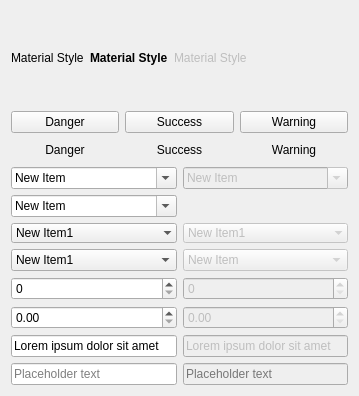
          <widget class="QWidget" name="page_4">
           <property name="geometry">
            <rect>
             <x>0</x>
             <y>0</y>
             <width>359</width>
             <height>396</height>
            </rect>
           </property>
           <attribute name="label">
            <string>Inputs</string>
           </attribute>
           <layout class="QGridLayout" name="gridLayout_21">
            <item row="0" column="1">
             <widget class="QLabel" name="label_3">
              <property name="font">
               <font>
                <bold>true</bold>
               </font>
              </property>
              <property name="text">
               <string>Material Style</string>
              </property>
             </widget>
            </item>
            <item row="0" column="3">
             <spacer name="horizontalSpacer_4">
              <property name="orientation">
               <enum>Qt::Horizontal</enum>
              </property>
              <property name="sizeHint" stdset="0">
               <size>
                <width>427</width>
                <height>20</height>
               </size>
              </property>
             </spacer>
            </item>
            <item row="0" column="2">
             <widget class="QLabel" name="label">
              <property name="enabled">
               <bool>false</bool>
              </property>
              <property name="text">
               <string>Material Style</string>
              </property>
             </widget>
            </item>
            <item row="2" column="0" colspan="4">
             <layout class="QGridLayout" name="gridLayout_4">
              <item row="3" column="2">
               <widget class="QComboBox" name="comboBox_4">
                <property name="enabled">
                 <bool>false</bool>
                </property>
                <item>
                 <property name="text">
                  <string>New Item</string>
                 </property>
                </item>
                <item>
                 <property name="text">
                  <string>New Item</string>
                 </property>
                </item>
                <item>
                 <property name="text">
                  <string>New Item</string>
                 </property>
                </item>
                <item>
                 <property name="text">
                  <string>New Item</string>
                 </property>
                </item>
                <item>
                 <property name="text">
                  <string>New Item</string>
                 </property>
                </item>
               </widget>
              </item>
              <item row="5" column="2">
               <widget class="QDoubleSpinBox" name="doubleSpinBox_2">
                <property name="enabled">
                 <bool>false</bool>
                </property>
               </widget>
              </item>
              <item row="0" column="2">
               <widget class="QComboBox" name="comboBox_3">
                <property name="enabled">
                 <bool>false</bool>
                </property>
                <property name="editable">
                 <bool>true</bool>
                </property>
                <item>
                 <property name="text">
                  <string>New Item</string>
                 </property>
                </item>
                <item>
                 <property name="text">
                  <string>New Item</string>
                 </property>
                </item>
                <item>
                 <property name="text">
                  <string>New Item</string>
                 </property>
                </item>
                <item>
                 <property name="text">
                  <string>New Item</string>
                 </property>
                </item>
                <item>
                 <property name="text">
                  <string>New Item</string>
                 </property>
                </item>
                <item>
                 <property name="text">
                  <string>New Item</string>
                 </property>
                </item>
               </widget>
              </item>
              <item row="4" column="0">
               <widget class="QSpinBox" name="spinBox"/>
              </item>
              <item row="6" column="2">
               <widget class="QLineEdit" name="lineEdit_2">
                <property name="enabled">
                 <bool>false</bool>
                </property>
                <property name="text">
                 <string>Lorem ipsum dolor sit amet</string>
                </property>
               </widget>
              </item>
              <item row="7" column="0">
               <widget class="QLineEdit" name="lineEdit_3">
                <property name="placeholderText">
                 <string>Placeholder text</string>
                </property>
               </widget>
              </item>
              <item row="2" column="2">
               <widget class="QComboBox" name="comboBox_6">
                <property name="enabled">
                 <bool>false</bool>
                </property>
                <property name="frame">
                 <bool>false</bool>
                </property>
                <item>
                 <property name="text">
                  <string>New Item1</string>
                 </property>
                </item>
                <item>
                 <property name="text">
                  <string>New Item2</string>
                 </property>
                </item>
                <item>
                 <property name="text">
                  <string>New Item3</string>
                 </property>
                </item>
                <item>
                 <property name="text">
                  <string>New Item4</string>
                 </property>
                </item>
                <item>
                 <property name="text">
                  <string>New Item5</string>
                 </property>
                </item>
                <item>
                 <property name="text">
                  <string>New Item6</string>
                 </property>
                </item>
                <item>
                 <property name="text">
                  <string>New Item7</string>
                 </property>
                </item>
               </widget>
              </item>
              <item row="0" column="0">
               <widget class="QComboBox" name="comboBox">
                <property name="editable">
                 <bool>true</bool>
                </property>
                <property name="currentText">
                 <string>New Item</string>
                </property>
                <item>
                 <property name="text">
                  <string>New Item</string>
                 </property>
                </item>
                <item>
                 <property name="text">
                  <string>New Item</string>
                 </property>
                </item>
                <item>
                 <property name="text">
                  <string>New Item</string>
                 </property>
                </item>
                <item>
                 <property name="text">
                  <string>New Item</string>
                 </property>
                </item>
                <item>
                 <property name="text">
                  <string>New Item</string>
                 </property>
                </item>
               </widget>
              </item>
              <item row="6" column="0">
               <widget class="QLineEdit" name="lineEdit">
                <property name="text">
                 <string>Lorem ipsum dolor sit amet</string>
                </property>
               </widget>
              </item>
              <item row="3" column="0">
               <widget class="QComboBox" name="comboBox_2">
                <item>
                 <property name="text">
                  <string>New Item1</string>
                 </property>
                </item>
                <item>
                 <property name="text">
                  <string>New Item2</string>
                 </property>
                </item>
                <item>
                 <property name="text">
                  <string>New Item3</string>
                 </property>
                </item>
                <item>
                 <property name="text">
                  <string>New Item4</string>
                 </property>
                </item>
                <item>
                 <property name="text">
                  <string>New Item5</string>
                 </property>
                </item>
                <item>
                 <property name="text">
                  <string>New Item6</string>
                 </property>
                </item>
                <item>
                 <property name="text">
                  <string>New Item7</string>
                 </property>
                </item>
               </widget>
              </item>
              <item row="2" column="0">
               <widget class="QComboBox" name="comboBox_5">
                <property name="frame">
                 <bool>false</bool>
                </property>
                <item>
                 <property name="text">
                  <string>New Item1</string>
                 </property>
                </item>
                <item>
                 <property name="text">
                  <string>New Item2</string>
                 </property>
                </item>
                <item>
                 <property name="text">
                  <string>New Item3</string>
                 </property>
                </item>
                <item>
                 <property name="text">
                  <string>New Item4</string>
                 </property>
                </item>
                <item>
                 <property name="text">
                  <string>New Item5</string>
                 </property>
                </item>
                <item>
                 <property name="text">
                  <string>New Item6</string>
                 </property>
                </item>
                <item>
                 <property name="text">
                  <string>New Item7</string>
                 </property>
                </item>
               </widget>
              </item>
              <item row="5" column="0">
               <widget class="QDoubleSpinBox" name="doubleSpinBox"/>
              </item>
              <item row="7" column="2">
               <widget class="QLineEdit" name="lineEdit_4">
                <property name="enabled">
                 <bool>false</bool>
                </property>
                <property name="placeholderText">
                 <string>Placeholder text</string>
                </property>
               </widget>
              </item>
              <item row="4" column="2">
               <widget class="QSpinBox" name="spinBox_2">
                <property name="enabled">
                 <bool>false</bool>
                </property>
               </widget>
              </item>
              <item row="1" column="0">
               <widget class="QComboBox" name="comboBox_7">
                <property name="editable">
                 <bool>true</bool>
                </property>
                <item>
                 <property name="text">
                  <string>New Item</string>
                 </property>
                </item>
                <item>
                 <property name="text">
                  <string>New Item</string>
                 </property>
                </item>
                <item>
                 <property name="text">
                  <string>New Item</string>
                 </property>
                </item>
                <item>
                 <property name="text">
                  <string>New Item</string>
                 </property>
                </item>
                <item>
                 <property name="text">
                  <string>New Item</string>
                 </property>
                </item>
               </widget>
              </item>
             </layout>
            </item>
            <item row="0" column="0">
             <widget class="QLabel" name="label_2">
              <property name="text">
               <string>Material Style</string>
              </property>
             </widget>
            </item>
            <item row="1" column="0" colspan="4">
             <layout class="QGridLayout" name="gridLayout_7">
              <item row="0" column="0">
               <widget class="QPushButton" name="pushButtonDanger">
                <property name="text">
                 <string>Danger</string>
                </property>
                <property name="class" stdset="0">
                 <string>danger</string>
                </property>
               </widget>
              </item>
              <item row="1" column="1">
               <widget class="QPushButton" name="pushButtonSuccessFlat">
                <property name="text">
                 <string>Success</string>
                </property>
                <property name="flat">
                 <bool>true</bool>
                </property>
                <property name="class" stdset="0">
                 <string>success</string>
                </property>
               </widget>
              </item>
              <item row="0" column="2">
               <widget class="QPushButton" name="pushButtonWarning">
                <property name="text">
                 <string>Warning</string>
                </property>
                <property name="class" stdset="0">
                 <string>warning</string>
                </property>
               </widget>
              </item>
              <item row="1" column="2">
               <widget class="QPushButton" name="pushButtonWarningFlat">
                <property name="text">
                 <string>Warning</string>
                </property>
                <property name="flat">
                 <bool>true</bool>
                </property>
                <property name="class" stdset="0">
                 <string>warning</string>
                </property>
               </widget>
              </item>
              <item row="0" column="1">
               <widget class="QPushButton" name="pushButtonSuccess">
                <property name="text">
                 <string>Success</string>
                </property>
                <property name="class" stdset="0">
                 <string>success</string>
                </property>
               </widget>
              </item>
              <item row="1" column="0">
               <widget class="QPushButton" name="pushButtonDangerFlat">
                <property name="text">
                 <string>Danger</string>
                </property>
                <property name="flat">
                 <bool>true</bool>
                </property>
                <property name="class" stdset="0">
                 <string>danger</string>
                </property>
               </widget>
              </item>
             </layout>
            </item>
           </layout>
          </widget>
